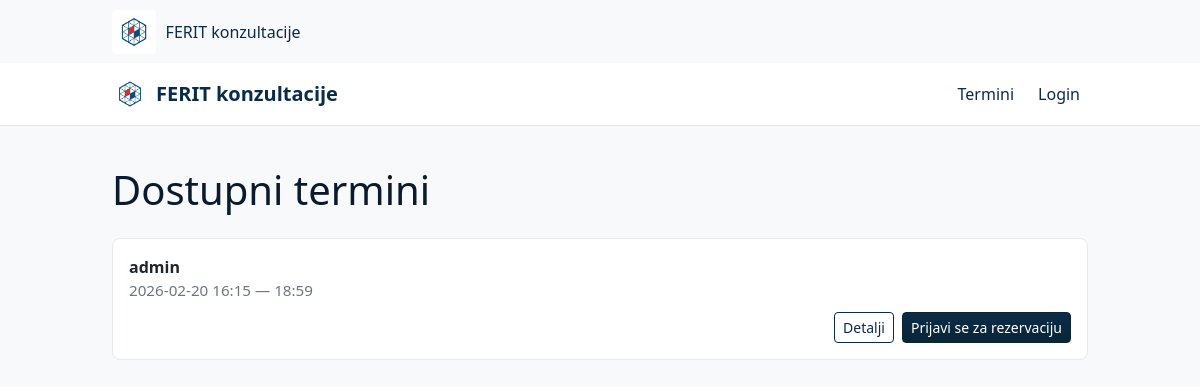
The page / on the database its author committed.
### booking/models.py (models this page shows, shortened)
class AvailabilitySlot(models.Model):
    mentor = models.ForeignKey(
        settings.AUTH_USER_MODEL, on_delete=models.CASCADE, related_name="availability_slots"
    )
    start_at = models.DateTimeField()
    end_at = models.DateTimeField()
    is_active = models.BooleanField(default=True)
    class Meta:
        ordering = ["start_at"]
        constraints = [
            models.CheckConstraint(
                check=models.Q(end_at__gt=models.F("start_at")),
                name="slot_end_after_start",
            ),
        ]

### booking/views.py (the view)
# urls.py: path("", views.SlotListView.as_view(), name="slot_list"),
class SlotListView(ListView):
    model = AvailabilitySlot
    template_name = "booking/slot_list.html"
    context_object_name = "slots"
    def get_queryset(self):
        return AvailabilitySlot.objects.filter(is_active=True, end_at__gt=timezone.now()).order_by("start_at")

### accounts/context_processors.py (called while the page is built)
def role_flags(request):
    user = request.user
    is_mentor = False
    if user.is_authenticated:
        is_mentor = user.is_superuser or user.groups.filter(name="mentor").exists()
    return {"is_mentor": is_mentor}

### booking/templates/booking/slot_list.html
{% extends "base.html" %}
{% block content %}
<h1 class="mb-4">Dostupni termini</h1>
<div class="slot-grid">
  {% for slot in slots %}
    <div class="card slot-card">
      <div class="card-body">
        <div>
          <strong>{{ slot.mentor }}</strong>
          <div class="slot-meta">{{ slot.start_at|date:"Y-m-d H:i" }} — {{ slot.end_at|time:"H:i" }}</div>
        </div>
        <div class="slot-actions">
          <a href="{% url 'booking:slot_detail' slot.pk %}" class="btn btn-outline-primary btn-sm">Detalji</a>
          {% if user.is_authenticated %}
            <form action="{% url 'booking:book_slot' slot.pk %}" method="post" style="display:inline;">
              {% csrf_token %}
              <button type="submit" class="btn btn-primary btn-sm">Rezerviraj</button>
            </form>
          {% else %}
            <a href="{% url 'login' %}?next={% url 'booking:slot_detail' slot.pk %}" class="btn btn-primary btn-sm">Prijavi se za rezervaciju</a>
          {% endif %}
        </div>
      </div>
    </div>
  {% empty %}
    <div class="card">
      <div class="card-body">Trenutno nema dostupnih termina.</div>
    </div>
  {% endfor %}
</div>
{% endblock %}

### static/css/style.css (style rules this page uses)
:root { --blue: #0b2b48; --blue-600:#092536; --red: #c0392b; --red-700: #a5332a; --white: #ffffff; --muted: #6c757d; --bg: #f6f8fa; --card-bg: #ffffff; --border: #e6e9ee; --text: #0b1b2b; }
body { background: var(--bg); color: var(--text); -webkit-font-smoothing:antialiased; font-family: "Segoe UI", Roboto, Arial, sans-serif; }
.card, .list-group-item { background:var(--card-bg); border:1px solid var(--border); border-radius:8px; }
.btn-primary { background: linear-gradient(180deg, var(--blue), var(--blue-600)); border-color: var(--blue-600); color: var(--white); box-shadow:none; }
.btn-outline-primary { color: var(--blue); border-color: var(--blue); }
.slot-grid { display:grid; grid-template-columns: repeat(auto-fit,minmax(260px,1fr)); gap:1rem; }
.slot-card .card-body { display:flex; flex-direction:column; gap:.6rem; }
.slot-meta { color:var(--muted); font-size:.95rem; }
.slot-actions { margin-top:auto; display:flex; gap:.5rem; justify-content:flex-end; }

### rows shown on the page
AvailabilitySlot: mentor "admin", start_at "2026-02-20 16:15", end_at "18:59"
